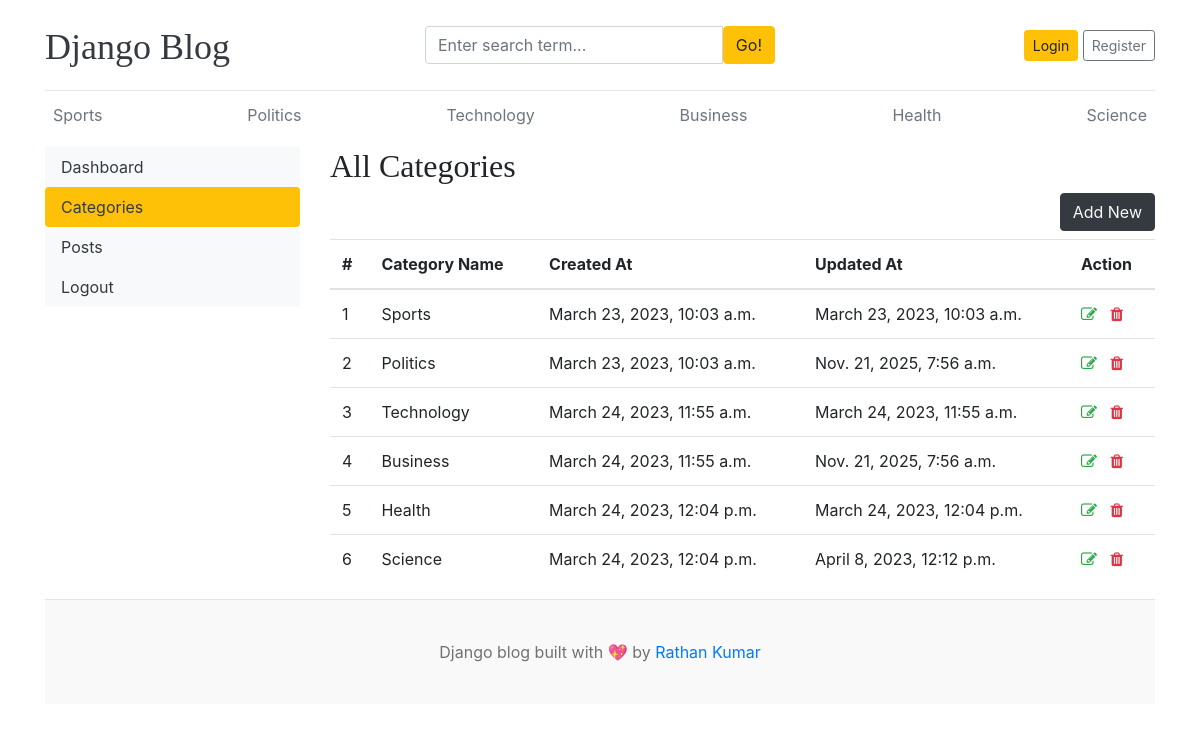
Before: /dashboard/categories/ with the older database file.
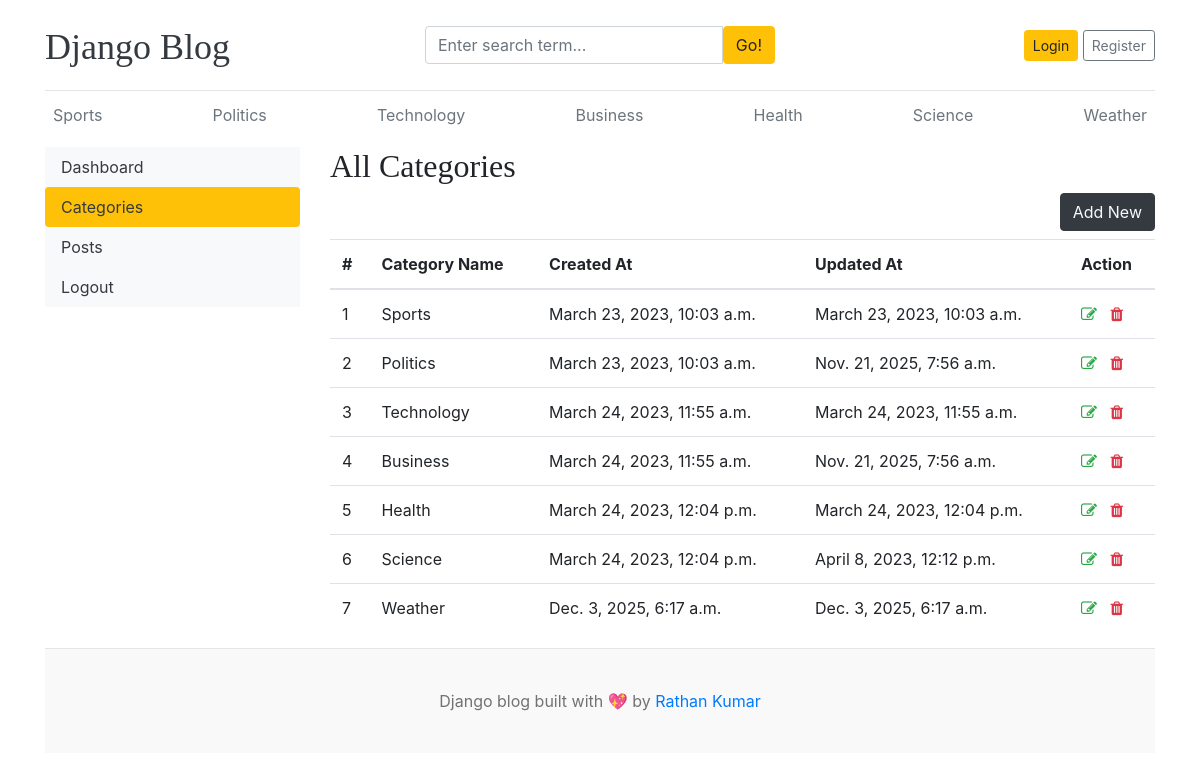
After: the same page with the newer database file.
### blogs/models.py (models this page shows)
class Category(models.Model):
    category_name = models.CharField(max_length=50, unique=True)
    created_at = models.DateTimeField(auto_now_add=True)
    updated_at = models.DateTimeField(auto_now=True)
    class Meta:
        verbose_name_plural = 'categories'
    def __str__(self):
        return self.category_name

### dashboards/views.py (the view)
# urls.py: path('categories/', views.categories, name='categories'),
def categories(request):
    return render(request, 'dashboard/categories.html')

### blogs/context_processors.py (called while the page is built)
def get_categories(request):
    categories = Category.objects.all()
    return dict(categories=categories)

def get_social_links(request):
    social_links = SocialLink.objects.all()
    return dict(social_links=social_links)

### templates/dashboard/categories.html (shortened to what this page needs)
{% extends 'base.html' %}
{% block content %}
<div class="row">
    {% include 'dashboard/sidebar.html' %}
    <div class="col-md-9">
        <h2>All Categories</h2>
        <a href="{% url 'add_category' %}" class="btn btn-dark text-light float-right mb-2">Add New</a>
        <table class="table table-hover">
            <thead>
              <tr>
                <th>#</th>
                <th>Category Name</th>
                <th>Created At</th>
                <th>Updated At</th>
                <th>Action</th>
              </tr>
            </thead>
            <tbody>
            {% for cat in categories %}
              <tr>
                <td>{{ forloop.counter }}</td>
                <td>{{ cat }}</td>
                <td>{{ cat.created_at }}</td>
                <td>{{ cat.updated_at }}</td>
                <td>
                    <a href="{% url 'edit_category' cat.id %}"><i class="fa fa-edit text-success"></i></a>
                    <a href="{% url 'delete_category' cat.id %}"><i class="fa fa-trash text-danger"></i></a>
                </td>
              </tr>
            {% endfor %}
            </tbody>
          </table>
    </div>
</div>
{% endblock %}

### templates/base.html (shortened to what this page needs)
{% load static %}
<!DOCTYPE html>
<html lang="en">
<head>
    <link href="https://getbootstrap.com/docs/4.0/dist/css/bootstrap.min.css" rel="stylesheet">
    <link href="{% static 'css/blog.css' %}" rel="stylesheet">
    <link rel="stylesheet" href="https://cdnjs.cloudflare.com/ajax/libs/font-awesome/4.7.0/css/font-awesome.min.css">
  </head>
<body>
    <div class="container">
      <header class="blog-header py-3">
        <div class="row flex-nowrap justify-content-between align-items-center">
          <div class="col-4 pt-1">
            <a class="blog-header-logo text-dark" href="/">Django Blog</a>
          </div>
          <div class="col-4">
            <form action="{% url 'search' %}" method="GET">
              <div class="input-group">
                <input class="form-control" type="text" name="keyword" value="{{ keyword }}" placeholder="Enter search term..." aria-label="Enter search term..." aria-describedby="button-search" />
                <button type="submit" class="btn btn-warning" id="button-search" type="button">Go!</button>
            </div>
            </form>
          </div>
          <div class="col-4 d-flex justify-content-end align-items-center">
            {% if not user.is_authenticated %}
            <a class="btn btn-sm btn-warning" href="{% url 'login' %}">Login</a> &nbsp;
            <a class="btn btn-sm btn-outline-secondary" href="{% url 'register' %}">Register</a>
            {% else %}
            <span><a href="{% url 'dashboard' %}">Dashboard</a></span>
            &emsp;
            <span><a href="{% url 'logout' %}">Logout</a></span>
            {% endif %}
          </div>
        </div>
      </header>
      <div class="nav-scroller py-1 mb-2">
        <nav class="nav d-flex justify-content-between">
          {% for cat in categories %}
          <a class="p-2 text-muted" href="{% url 'posts_by_category' cat.id %}">{{ cat.category_name }}</a>
          {% endfor %}
        </nav>
      </div>
{% block content %}
{% endblock %}
<footer class="blog-footer">
    <p>Django blog built with 💖 by <a href="#">Rathan Kumar</a></p>
  </footer>
  </body>
  </html>

Changed rows visible on the page:
added Category: category_name "Weather", created_at "Dec. 3, 2025, 6:17 a.m.", updated_at "Dec. 3, 2025, 6:17 a.m."
